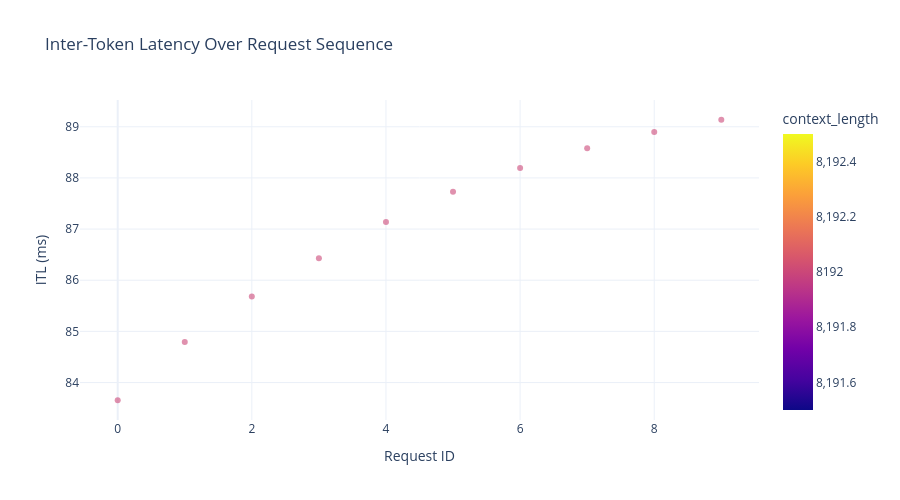

Notebook source saved alongside this figure:
### Code cell
# ITL over time (request sequence)
fig = px.scatter(
    df_success,
    x='request_id',
    y='itl_ms',
    color='context_length' if 'context_length' in df_success.columns else None,
    title='Inter-Token Latency Over Request Sequence',
    labels={'request_id': 'Request ID', 'itl_ms': 'ITL (ms)'},
    opacity=0.6
)
fig.update_layout(height=500)
fig.show()

### Figure 1 — Plotly figure (JSON) as saved in the notebook; plotly's stock layout.template omitted (floating-point values rounded to 4 significant figures)
{"data": [{"hovertemplate": "Request ID=%{x}<br>ITL (ms)=%{y}<br>context_length=%{marker.color}<extra></extra>", "legendgroup": "", "marker": {"color": [8192, 8192, 8192, 8192, 8192, 8192, 8192, 8192, 8192, 8192], "coloraxis": "coloraxis", "opacity": 0.6, "symbol": "circle"}, "mode": "markers", "name": "", "orientation": "v", "showlegend": false, "type": "scatter", "x": [0, 1, 2, 3, 4, 5, 6, 7, 8, 9], "xaxis": "x", "y": [83.65, 84.79, 85.68, 86.43, 87.14, 87.73, 88.19, 88.58, 88.9, 89.14], "yaxis": "y"}], "layout": {"coloraxis": {"colorbar": {"title": {"text": "context_length"}}, "colorscale": [[0, "#0d0887"], [0.1111, "#46039f"], [0.2222, "#7201a8"], [0.3333, "#9c179e"], [0.4444, "#bd3786"], [0.5556, "#d8576b"], [0.6667, "#ed7953"], [0.7778, "#fb9f3a"], [0.8889, "#fdca26"], [1, "#f0f921"]]}, "height": 500, "legend": {"tracegroupgap": 0}, "title": {"text": "Inter-Token Latency Over Request Sequence"}, "xaxis": {"anchor": "y", "domain": [0, 1], "title": {"text": "Request ID"}}, "yaxis": {"anchor": "x", "domain": [0, 1], "title": {"text": "ITL (ms)"}}}}
